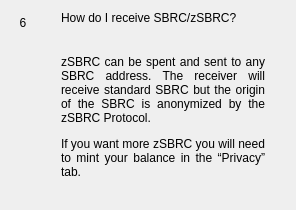
                  <widget class="QWidget" name="widgetFaq6" native="true">
                   <layout class="QHBoxLayout" name="horizontalpage_6" stretch="0,1">
                    <item alignment="Qt::AlignTop">
                     <widget class="QLabel" name="labelNumber6">
                      <property name="minimumSize">
                       <size>
                        <width>24</width>
                        <height>24</height>
                       </size>
                      </property>
                      <property name="maximumSize">
                       <size>
                        <width>16777215</width>
                        <height>24</height>
                       </size>
                      </property>
                      <property name="text">
                       <string>6</string>
                      </property>
                      <property name="alignment">
                       <set>Qt::AlignCenter</set>
                      </property>
                     </widget>
                    </item>
                    <item>
                     <layout class="QVBoxLayout" name="verticalLayoutpage_6">
                      <property name="spacing">
                       <number>0</number>
                      </property>
                      <property name="leftMargin">
                       <number>20</number>
                      </property>
                      <property name="rightMargin">
                       <number>20</number>
                      </property>
                      <item>
                       <widget class="QLabel" name="labelSubtitle6">
                        <property name="text">
                         <string>How do I receive SBRC/zSBRC?</string>
                        </property>
                        <property name="wordWrap">
                         <bool>true</bool>
                        </property>
                       </widget>
                      </item>
                      <item>
                       <spacer name="verticalSpacer_60">
                        <property name="orientation">
                         <enum>Qt::Vertical</enum>
                        </property>
                        <property name="sizeType">
                         <enum>QSizePolicy::Fixed</enum>
                        </property>
                        <property name="sizeHint" stdset="0">
                         <size>
                          <width>20</width>
                          <height>30</height>
                         </size>
                        </property>
                       </spacer>
                      </item>
                      <item>
                       <widget class="QLabel" name="labelContent6">
                        <property name="text">
                         <string>
                           &lt;html&gt;&lt;head/&gt;&lt;body&gt;&lt;p align=&quot;justify&quot;&gt;
                           zSBRC can be spent and sent to any SBRC address. The receiver will
                           receive standard SBRC but the origin of the SBRC is anonymized by the zSBRC Protocol.
                           &lt;/p&gt;&lt;p align=&quot;justify&quot;&gt;
                           If you want more zSBRC you will need to mint your balance in the “Privacy” tab.
                           &lt;/p&gt;&lt;/body&gt;&lt;/html&gt;
                         </string>
                        </property>
                        <property name="alignment">
                         <set>Qt::AlignLeading|Qt::AlignLeft|Qt::AlignTop</set>
                        </property>
                        <property name="wordWrap">
                         <bool>true</bool>
                        </property>
                       </widget>
                      </item>
                      <item>
                       <spacer name="verticalSpacer_61">
                        <property name="orientation">
                         <enum>Qt::Vertical</enum>
                        </property>
                        <property name="sizeHint" stdset="0">
                         <size>
                          <width>20</width>
                          <height>20</height>
                         </size>
                        </property>
                       </spacer>
                      </item>
                     </layout>
                    </item>
                   </layout>
                  </widget>
